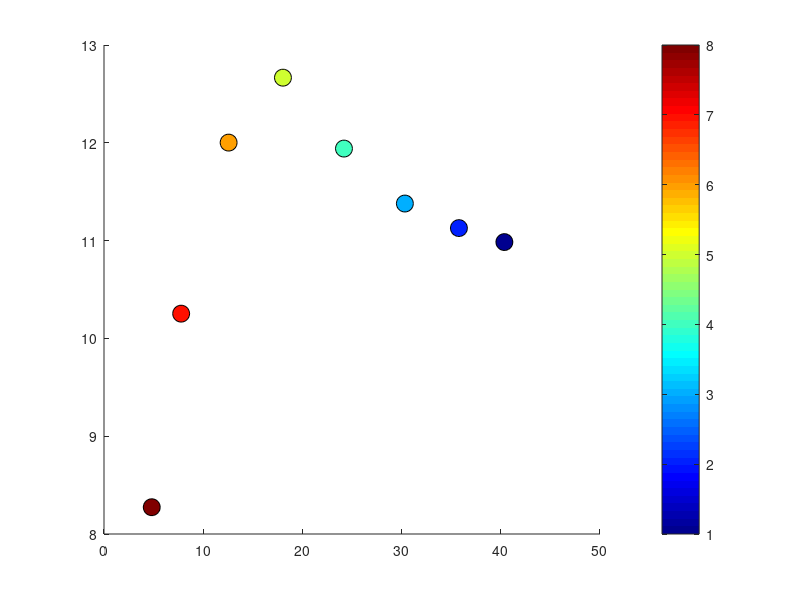

MATLAB code to generate this figure: (Note: this script raises an error after producing the figure.)
%{
-------------------------------------------------------------------------------
TÍTULO: metrics_trade_off.m
-------------------------------------------------------------------------------
AUTOR:     Pedro Moreira
DATA:      30/11/2025
VERSÃO:    [1.0]
VERSÃO MATLAB: R2016
-------------------------------------------------------------------------------
DESCRIÇÃO/OBJETIVO:
    Este módulo é responsável por gerar a plotagem da métrica de trade off.
-------------------------------------------------------------------------------
%}

function plot_tradeoff_correto

K_vec = 1:8;

% Modificar com os dados gerados do descomprime.m e da síntese lógica %
PSNR_dB = [10.985 11.128 11.379 11.941 12.666 12.002 10.253 8.274];

Power_W = [4.03599e-05 3.57779e-05 3.033e-05 2.41898e-05 ...
           1.80392e-05 1.25624e-05 7.77655e-06 4.8134e-06];

Power_uW = Power_W * 1e6;

[max_psnr, idx_best] = max(PSNR_dB);
best_K = K_vec(idx_best);
best_P = Power_uW(idx_best);

figure('Name', 'Trade-off: Computação Aproximada', 'Color', 'w', 'Position', [100 100 800 600]);

scatter(Power_uW, PSNR_dB, 150, K_vec, 'filled', 'MarkerEdgeColor', 'k');

colormap(jet); 
c = colorbar;
c.Label.String = 'Nível de Truncamento (Bits K)';
c.Ticks = 1:8;

grid on;
xlabel('Potência Consumida (\muW)', 'FontSize', 12, 'FontWeight', 'bold');
ylabel('Qualidade de Reconstrução (PSNR dB)', 'FontSize', 12, 'FontWeight', 'bold');
title({'Espaço de Design: Qualidade vs. Potência', ...
       'Somador Wavelet Aproximado (Truncamento)'}, 'FontSize', 14);

xlim([0 max(Power_uW)*1.1]);
ylim([min(PSNR_dB)*0.9 max(PSNR_dB)*1.1]);

hold on;

plot(Power_uW, PSNR_dB, '--', 'Color', [0.6 0.6 0.6], 'LineWidth', 1);

plot(best_P, max_psnr, 'p', 'MarkerSize', 20, 'MarkerFaceColor', 'g', 'MarkerEdgeColor', 'k');
text(best_P, max_psnr + 0.8, sprintf(' Melhor Caso (K=%d)\n %.2f dB @ %.1f \\muW', best_K, max_psnr, best_P), ...
    'HorizontalAlignment', 'center', 'FontWeight', 'bold', 'BackgroundColor', 'w', 'EdgeColor', 'g');

text(Power_uW(1), PSNR_dB(1) - 0.5, ' K=1 (Quase Exato)', ...
    'HorizontalAlignment', 'left', 'FontSize', 9);

text(Power_uW(end), PSNR_dB(end) - 0.5, ' K=8 (Muito Aprox.)', ...
    'HorizontalAlignment', 'right', 'FontSize', 9);

Eficiencia = PSNR_dB ./ Power_uW;

axes('Position',[.65 .2 .25 .25]);
bar(K_vec, Eficiencia, 'FaceColor', [0.2 0.6 0.8]);
title('Eficiência (dB / \muW)');
xlabel('K'); grid on;
box on;

end